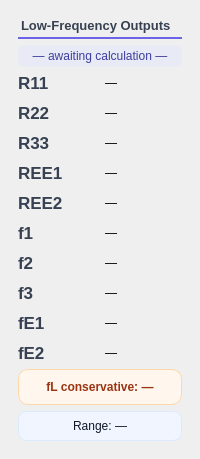
        <widget class="QFrame" name="cardOutputs">
         <property name="styleSheet">
          <string notr="true">#cardOutputs { 
background-color: #f8fafc;
color: #334155;
border-radius: 8px;
border: 1px solid #e2e8f0;
}
</string>
         </property>
         <property name="card" stdset="0">
          <bool>true</bool>
         </property>
         <layout class="QVBoxLayout" name="verticalLayoutOutputs">
          <property name="leftMargin">
           <number>18</number>
          </property>
          <property name="topMargin">
           <number>18</number>
          </property>
          <property name="rightMargin">
           <number>18</number>
          </property>
          <property name="bottomMargin">
           <number>18</number>
          </property>
          <item>
           <widget class="QLabel" name="labelLowTitle">
            <property name="sizePolicy">
             <sizepolicy hsizetype="Preferred" vsizetype="Fixed">
              <horstretch>0</horstretch>
              <verstretch>0</verstretch>
             </sizepolicy>
            </property>
            <property name="styleSheet">
             <string notr="true">QLabel {
    color: #374151;
    font-size: 13px;
    font-weight: 600;
	background-color: transparent;
    padding-bottom: 4px;
    border: none;
    border-bottom: 2px solid #6D63E8;
	
	
	font: 13pt &quot;Rockwell&quot;;
}</string>
            </property>
            <property name="text">
             <string>Low-Frequency Outputs</string>
            </property>
            <property name="sectionTitle" stdset="0">
             <bool>true</bool>
            </property>
           </widget>
          </item>
          <item>
           <widget class="QLabel" name="labelMode">
            <property name="styleSheet">
             <string notr="true">QLabel {
    background-color: #e8eaf6;
    color: #3d3d9e;
    border-radius: 6px;
    font: 700 11pt &quot;Rockwell&quot;;
    padding: 4px 14px; 
    qproperty-alignment: AlignCenter;
}</string>
            </property>
            <property name="text">
             <string>— awaiting calculation —</string>
            </property>
            <property name="alignment">
             <set>Qt::AlignmentFlag::AlignCenter</set>
            </property>
           </widget>
          </item>
          <item>
           <layout class="QGridLayout" name="gridLowOutputs">
            <property name="spacing">
             <number>10</number>
            </property>
            <item row="0" column="0">
             <widget class="QLabel" name="labelR11Text">
              <property name="styleSheet">
               <string notr="true">QLabel {
    color: #374151;
    font-family: &quot;Rockwell&quot;;
    font-size: 13pt;
    font-weight: bold;
    background: transparent;
    border: none;
}</string>
              </property>
              <property name="text">
               <string>R11</string>
              </property>
              <property name="fieldLabel" stdset="0">
               <bool>true</bool>
              </property>
             </widget>
            </item>
            <item row="3" column="0">
             <widget class="QLabel" name="labelREE1Text">
              <property name="styleSheet">
               <string notr="true">QLabel {
    color: #374151;
    font-family: &quot;Rockwell&quot;;
    font-size: 13pt;
    font-weight: bold;
    background: transparent;
    border: none;
}</string>
              </property>
              <property name="text">
               <string>REE1</string>
              </property>
              <property name="fieldLabel" stdset="0">
               <bool>true</bool>
              </property>
             </widget>
            </item>
            <item row="4" column="1">
             <widget class="QLabel" name="labelREE2">
              <property name="text">
               <string>—</string>
              </property>
              <property name="outputBox" stdset="0">
               <bool>true</bool>
              </property>
             </widget>
            </item>
            <item row="0" column="1">
             <widget class="QLabel" name="labelR11">
              <property name="text">
               <string>—</string>
              </property>
              <property name="outputBox" stdset="0">
               <bool>true</bool>
              </property>
             </widget>
            </item>
            <item row="7" column="0">
             <widget class="QLabel" name="labelF3Text">
              <property name="styleSheet">
               <string notr="true">QLabel {
    color: #374151;
    font-family: &quot;Rockwell&quot;;
    font-size: 13pt;
    font-weight: bold;
    background: transparent;
    border: none;
}</string>
              </property>
              <property name="text">
               <string>f3</string>
              </property>
              <property name="fieldLabel" stdset="0">
               <bool>true</bool>
              </property>
             </widget>
            </item>
            <item row="2" column="0">
             <widget class="QLabel" name="labelR33Text">
              <property name="styleSheet">
               <string notr="true">QLabel {
    color: #374151;
    font-family: &quot;Rockwell&quot;;
    font-size: 13pt;
    font-weight: bold;
    background: transparent;
    border: none;
}</string>
              </property>
              <property name="text">
               <string>R33</string>
              </property>
              <property name="fieldLabel" stdset="0">
               <bool>true</bool>
              </property>
             </widget>
            </item>
            <item row="6" column="0">
             <widget class="QLabel" name="labelF2Text">
              <property name="styleSheet">
               <string notr="true">QLabel {
    color: #374151;
    font-family: &quot;Rockwell&quot;;
    font-size: 13pt;
    font-weight: bold;
    background: transparent;
    border: none;
}</string>
              </property>
              <property name="text">
               <string>f2</string>
              </property>
              <property name="fieldLabel" stdset="0">
               <bool>true</bool>
              </property>
             </widget>
            </item>
            <item row="2" column="1">
             <widget class="QLabel" name="labelR33">
              <property name="text">
               <string>—</string>
              </property>
              <property name="outputBox" stdset="0">
               <bool>true</bool>
              </property>
             </widget>
            </item>
            <item row="5" column="0">
             <widget class="QLabel" name="labelF1Text">
              <property name="styleSheet">
               <string notr="true">QLabel {
    color: #374151;
    font-family: &quot;Rockwell&quot;;
    font-size: 13pt;
    font-weight: bold;
    background: transparent;
    border: none;
}</string>
              </property>
              <property name="text">
               <string>f1</string>
              </property>
              <property name="fieldLabel" stdset="0">
               <bool>true</bool>
              </property>
             </widget>
            </item>
            <item row="5" column="1">
             <widget class="QLabel" name="labelF1">
              <property name="text">
               <string>—</string>
              </property>
              <property name="outputBox" stdset="0">
               <bool>true</bool>
              </property>
             </widget>
            </item>
            <item row="7" column="1">
             <widget class="QLabel" name="labelF3">
              <property name="text">
               <string>—</string>
              </property>
              <property name="outputBox" stdset="0">
               <bool>true</bool>
              </property>
             </widget>
            </item>
            <item row="4" column="0">
             <widget class="QLabel" name="labelREE2Text">
              <property name="styleSheet">
               <string notr="true">QLabel {
    color: #374151;
    font-family: &quot;Rockwell&quot;;
    font-size: 13pt;
    font-weight: bold;
    background: transparent;
    border: none;
}</string>
              </property>
              <property name="text">
               <string>REE2</string>
              </property>
              <property name="fieldLabel" stdset="0">
               <bool>true</bool>
              </property>
             </widget>
            </item>
            <item row="8" column="0">
             <widget class="QLabel" name="labelFEText">
              <property name="styleSheet">
               <string notr="true">QLabel {
    color: #374151;
    font-family: &quot;Rockwell&quot;;
    font-size: 13pt;
    font-weight: bold;
    background: transparent;
    border: none;
}</string>
              </property>
              <property name="text">
               <string>fE1</string>
              </property>
              <property name="fieldLabel" stdset="0">
               <bool>true</bool>
              </property>
             </widget>
            </item>
            <item row="8" column="1">
             <widget class="QLabel" name="labelFE">
              <property name="text">
               <string>—</string>
              </property>
              <property name="outputBox" stdset="0">
               <bool>true</bool>
              </property>
             </widget>
            </item>
            <item row="6" column="1">
             <widget class="QLabel" name="labelF2">
              <property name="text">
               <string>—</string>
              </property>
              <property name="outputBox" stdset="0">
               <bool>true</bool>
              </property>
             </widget>
            </item>
            <item row="1" column="0">
             <widget class="QLabel" name="labelR22Text">
              <property name="styleSheet">
               <string notr="true">QLabel {
    color: #374151;
    font-family: &quot;Rockwell&quot;;
    font-size: 13pt;
    font-weight: bold;
    background: transparent;
    border: none;
}</string>
              </property>
              <property name="text">
               <string>R22</string>
              </property>
              <property name="fieldLabel" stdset="0">
               <bool>true</bool>
              </property>
             </widget>
            </item>
            <item row="1" column="1">
             <widget class="QLabel" name="labelR22">
              <property name="text">
               <string>—</string>
              </property>
              <property name="outputBox" stdset="0">
               <bool>true</bool>
              </property>
             </widget>
            </item>
            <item row="3" column="1">
             <widget class="QLabel" name="labelREE1">
              <property name="text">
               <string>—</string>
              </property>
              <property name="outputBox" stdset="0">
               <bool>true</bool>
              </property>
             </widget>
            </item>
            <item row="9" column="0">
             <widget class="QLabel" name="labelFE2Text">
              <property name="styleSheet">
               <string notr="true">QLabel {
    color: #374151;
    font-family: &quot;Rockwell&quot;;
    font-size: 13pt;
    font-weight: bold;
    background: transparent;
    border: none;
}</string>
              </property>
              <property name="text">
               <string>fE2</string>
              </property>
              <property name="fieldLabel" stdset="0">
               <bool>true</bool>
              </property>
             </widget>
            </item>
            <item row="9" column="1">
             <widget class="QLabel" name="labelFE2">
              <property name="text">
               <string>—</string>
              </property>
              <property name="outputBox" stdset="0">
               <bool>true</bool>
              </property>
             </widget>
            </item>
           </layout>
          </item>
          <item>
           <widget class="QLabel" name="labelFLConservative">
            <property name="styleSheet">
             <string notr="true">QLabel {
    background-color: #fff7ed;
    border: 1px solid #fed7aa;
    border-radius: 10px;
    padding: 10px;
    color: #9a3412;
    font-size: 12px;
    font-weight: 700;
}</string>
            </property>
            <property name="text">
             <string>fL conservative: —</string>
            </property>
            <property name="alignment">
             <set>Qt::AlignmentFlag::AlignCenter</set>
            </property>
           </widget>
          </item>
          <item>
           <widget class="QLabel" name="labelFLRange">
            <property name="styleSheet">
             <string notr="true">QLabel {
    background-color: #f0f5ff;
    border: 1px solid #dbeafe;
    border-radius: 8px;
    padding: 7px 5px;
    color: #111827;
    font-size: 12px;
}</string>
            </property>
            <property name="text">
             <string>Range: —</string>
            </property>
            <property name="alignment">
             <set>Qt::AlignmentFlag::AlignCenter</set>
            </property>
           </widget>
          </item>
         </layout>
        </widget>
